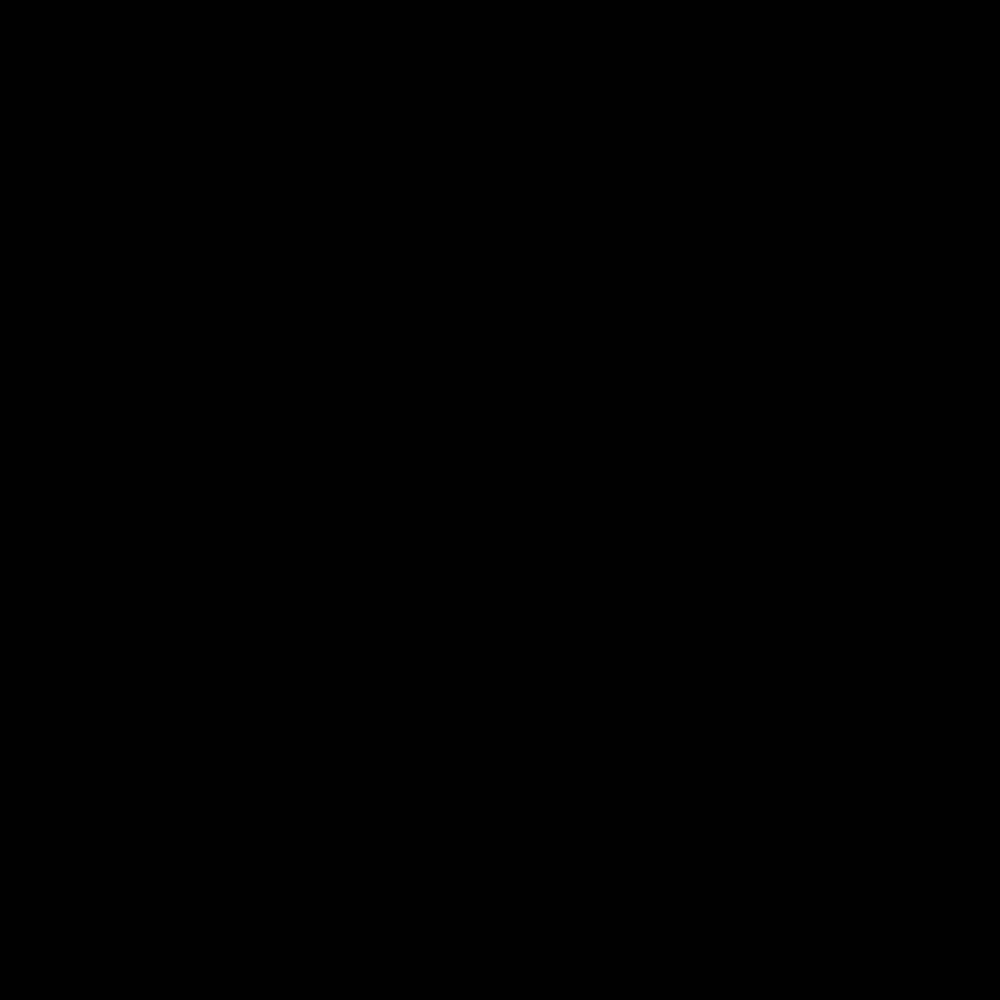
Frame 1 (no input)
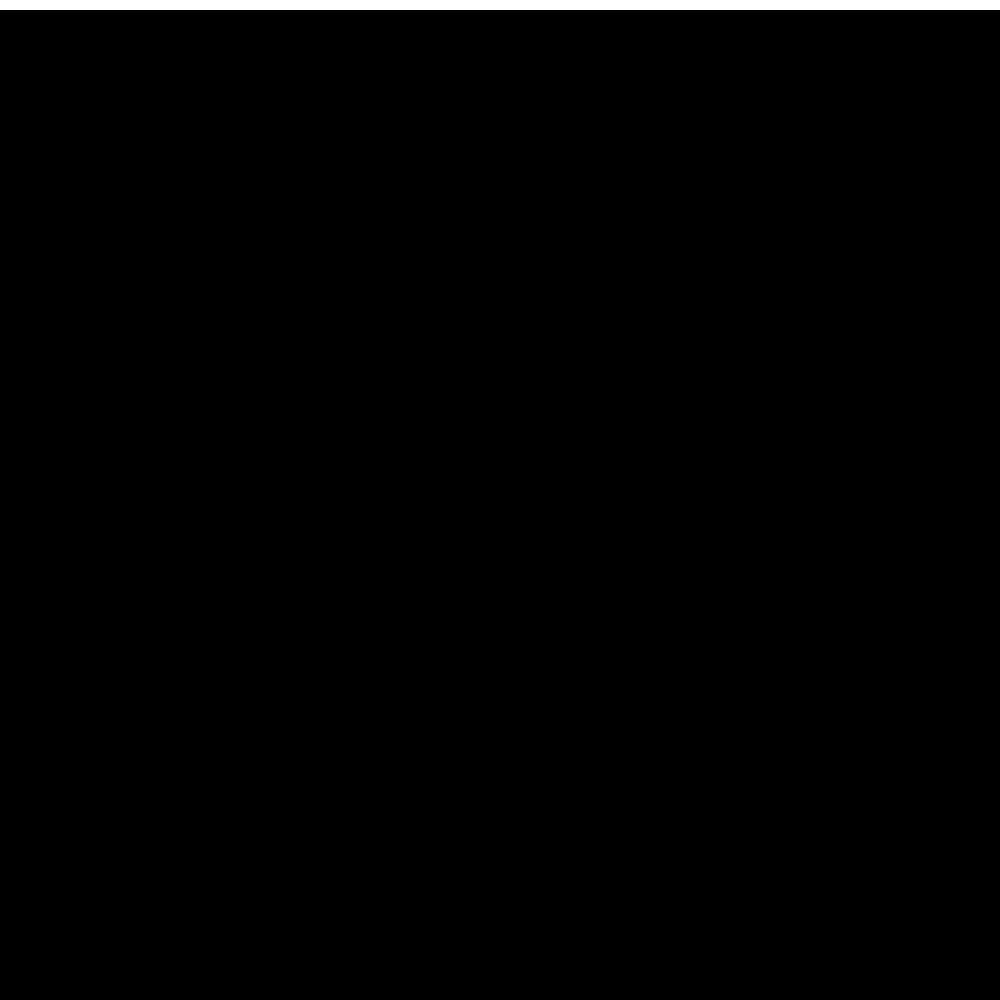
Frame 60 (the mouse pressed at the canvas centre just before this capture)
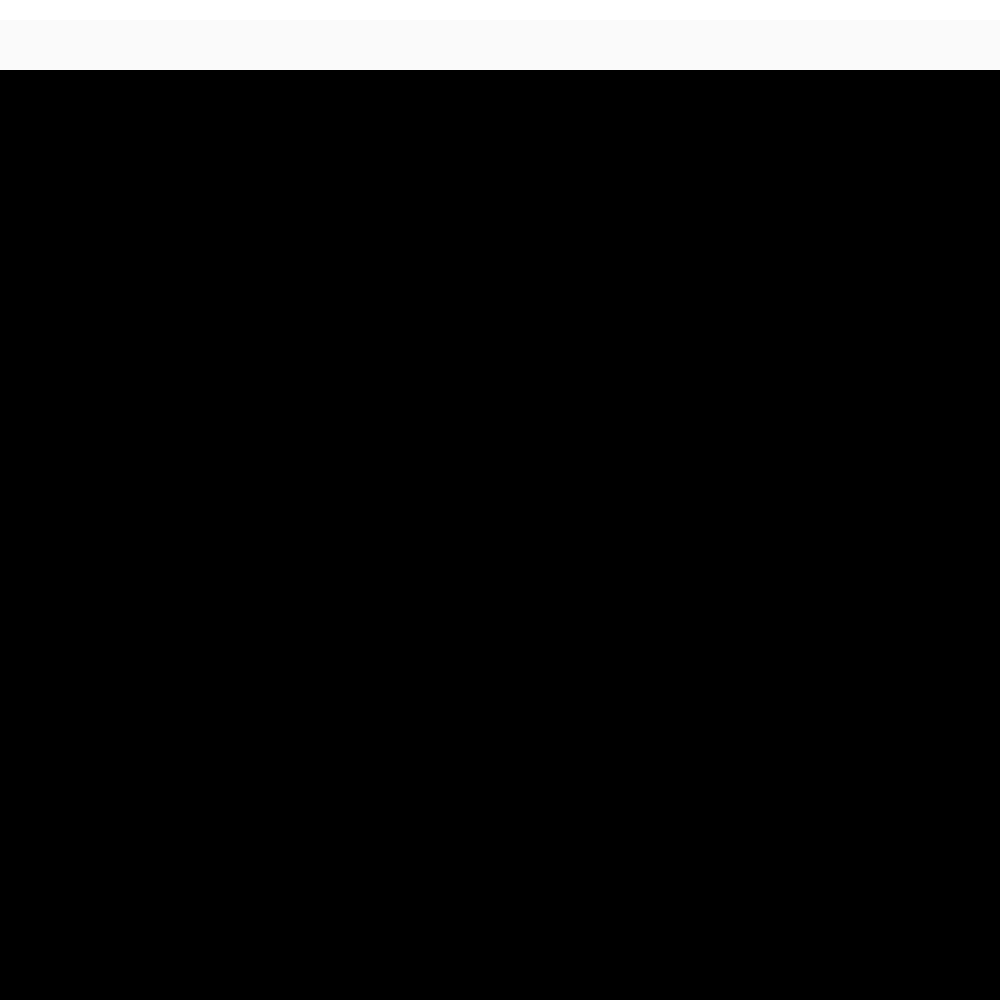
Frame 120 (the mouse held since frame 60 and released just before this capture)

The Processing sketch that drew these frames (run headless with seeded random() and noise(); from frame 60 on, the mouse is pressed at the canvas centre):

// Processing sketch: Falling
// ── Falling.pde
float r_width = 50;
float r_length = 750;
float step = 100;

ArrayList<Rect> rects = new ArrayList<Rect>();

void setup() {
 size (1000, 1000);
 
 /*
 for (int i = 0; i < 10; i++) {
  Rect rect = new Rect(0, i * step + counter);
  rect.update();
 }
 
 for (int i = 0; i < 10; i++) {
  Rect rect = new Rect(width - r_length, i * step - r_width + counter); 
  rect.update();
 }
 */
}

int counter = 0;

void draw() {
  background (0);
  noStroke();
  
  if (counter % step == 0) {
    Rect rect = new Rect(0, -r_width - 50, -10, true);
    rects.add(rect);
  }
  
  if ((counter + r_width) % step == 0) {
    Rect rect = new Rect(0 - 50, -r_width - 50, +10, false);
    rects.add(rect);
  }
  
  for (int i = rects.size()-1; i >= 0; i--) {
    Rect tempRect = rects.get(i);
    
    
    
    if (tempRect.y > height + 10 || tempRect.rotation > 90) {
       rects.remove(i); 
    }
    
    if (tempRect.y > height - 400) {
      tempRect.update(1);
    }
    else {
     tempRect.update(0); 
    }
  }
 
 
 counter ++;
 
 
}
// ── Rect.pde

class Rect {
  float r_width = 50;
  float r_length = width + 50;
  float x, y;
  float differ;
  float speed = random(0, 2);
  float rotation = 0;
  boolean left;
  boolean toDestroy = false;
  float rotation_speed = 0.25;
  
  Rect(float x, float y, float differ, boolean left) {
    this.x = x;
    this.y = y;
    this.differ = differ;
    this.left = left;
  }
  
  void update(float mode) {
   float colour = map (y, 0, height, 255, 0);
   fill(colour);
   //this.y += this.speed;
   if (mode == 0) {
     this.y ++;
     rect(this.x + this.differ, this.y, r_length + differ, r_width, 10);
   }
   else {
     if (left) {
       this.y += rotation;
       pushMatrix();
       translate(0, this.y);
       rotate(radians(rotation));
       rotation += rotation_speed + rotation/50;
       rect(differ, 0, r_length + differ, r_width, 10);
       popMatrix();
       
       if (rotation > 90) {
         toDestroy = true; 
       }
     }
     else {
       this.y += rotation;
       pushMatrix();
       translate(width, this.y);
       rotate(radians(-rotation));
       rotation += rotation_speed + rotation/50;
       rect(-r_length + differ, 0, r_length + differ, r_width, 10);
       popMatrix();
       
       if (rotation > 90) {
         toDestroy = true; 
       }
     }
   }
   
    
  }
  
}
